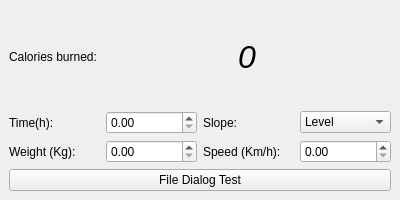
<?xml version="1.0" encoding="UTF-8"?>
<ui version="4.0">
 <class>MainWindow</class>
 <widget class="QMainWindow" name="MainWindow">
  <property name="geometry">
   <rect>
    <x>0</x>
    <y>0</y>
    <width>400</width>
    <height>200</height>
   </rect>
  </property>
  <property name="minimumSize">
   <size>
    <width>400</width>
    <height>150</height>
   </size>
  </property>
  <property name="maximumSize">
   <size>
    <width>400</width>
    <height>200</height>
   </size>
  </property>
  <property name="windowTitle">
   <string>MainWindow</string>
  </property>
  <widget class="QWidget" name="centralwidget">
   <layout class="QVBoxLayout" name="verticalLayout_2">
    <item>
     <layout class="QHBoxLayout" name="horizontalLayout">
      <item>
       <widget class="QLabel" name="labelCalorieCount">
        <property name="text">
         <string>Calories burned:</string>
        </property>
       </widget>
      </item>
      <item>
       <spacer name="horizontalSpacer_2">
        <property name="orientation">
         <enum>Qt::Horizontal</enum>
        </property>
        <property name="sizeHint" stdset="0">
         <size>
          <width>40</width>
          <height>20</height>
         </size>
        </property>
       </spacer>
      </item>
      <item>
       <widget class="QLabel" name="labelCalorieCountNumber">
        <property name="font">
         <font>
          <pointsize>24</pointsize>
          <italic>true</italic>
         </font>
        </property>
        <property name="text">
         <string>0</string>
        </property>
       </widget>
      </item>
      <item>
       <spacer name="horizontalSpacer">
        <property name="orientation">
         <enum>Qt::Horizontal</enum>
        </property>
        <property name="sizeHint" stdset="0">
         <size>
          <width>40</width>
          <height>20</height>
         </size>
        </property>
       </spacer>
      </item>
     </layout>
    </item>
    <item>
     <layout class="QGridLayout" name="gridLayout">
      <item row="0" column="1">
       <widget class="QDoubleSpinBox" name="doubleSpinBoxTime"/>
      </item>
      <item row="0" column="0">
       <widget class="QLabel" name="labelTime">
        <property name="text">
         <string>Time(h):</string>
        </property>
       </widget>
      </item>
      <item row="1" column="0">
       <widget class="QLabel" name="labelWeight">
        <property name="text">
         <string>Weight (Kg):</string>
        </property>
       </widget>
      </item>
      <item row="1" column="2">
       <widget class="QLabel" name="labelSpeed">
        <property name="text">
         <string>Speed (Km/h):</string>
        </property>
       </widget>
      </item>
      <item row="1" column="1">
       <widget class="QDoubleSpinBox" name="doubleSpinBoxWeight"/>
      </item>
      <item row="1" column="3">
       <widget class="QDoubleSpinBox" name="doubleSpinBoxSpeed"/>
      </item>
      <item row="0" column="2">
       <widget class="QLabel" name="labelSlope">
        <property name="text">
         <string>Slope: </string>
        </property>
       </widget>
      </item>
      <item row="0" column="3">
       <widget class="QComboBox" name="comboBoxSlope">
        <item>
         <property name="text">
          <string>Level</string>
         </property>
        </item>
       </widget>
      </item>
     </layout>
    </item>
    <item>
     <widget class="QPushButton" name="pushButtonTest">
      <property name="text">
       <string>File Dialog Test</string>
      </property>
     </widget>
    </item>
   </layout>
  </widget>
 </widget>
 <resources/>
 <connections/>
</ui>
